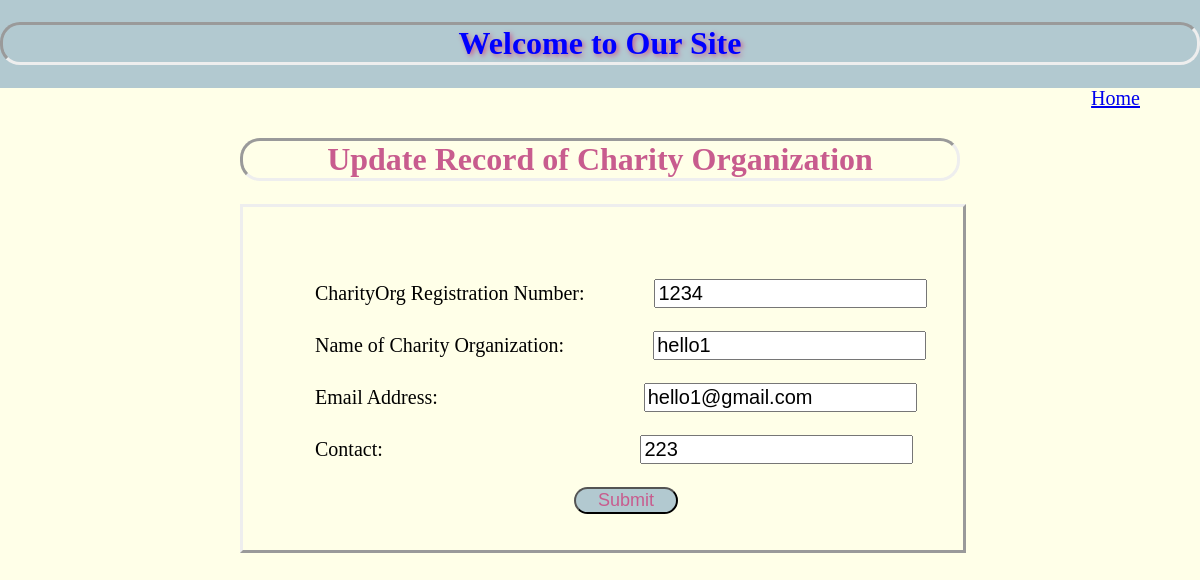
The app's page /edit/4 with its own data.
### charityorganization/models.py (models this page shows)
class Charityorg(models.Model):
    reg_number = models.CharField(max_length=7)
    name = models.CharField(max_length=70)
    email = models.CharField(max_length=40)
    contact = models.IntegerField(20)
    class Meta:
        db_table = "charityorg"

### charityorganization/views.py (the view)
# urls.py: path('edit/<int:id>',views.edit),
def edit(request,id):
    charity = Charityorg.objects.get(id=id)
    return render(request,"edit.html",{"charityorganization":charity})

### charityorganization/templates/edit.html (shortened to what this page needs)
<!DOCTYPE html>
<html lang="en">
<head>
</head>
<body>
    <div class="div1">
        <h1 style="text-shadow: 2px 2px 5px #C85C8E; color:blue; border-style: inset;border-radius: 20px;">Welcome to Our Site</h1>
        <a href="/all-charityorganization" style="float:right; font-size:20px;margin-right:5%;">Home</a>
    </div>
    <h1 style="color:#C85C8E; text-align:center; border-style: inset;border-radius: 20px; margin: 50px 20% 5px 20%;">Update Record of Charity Organization</h1>
    <br>
    <div style=" font-size:20px; width: 60%; margin-left:20%; margin-right:20%; border-style: outset;">
    <form action="/update/{{charityorganization.id}}" method="post" style="margin-left:10%; padding-top:10%; padding-bottom:5%">
        <div>
            <label style="margin-right:10%">CharityOrg Registration Number:</label>
            <input type="text" name="reg_number" value="{{charityorganization.reg_number}}">
        </div>
        <br>
        <div>
            <label style="margin-right:13%">Name of Charity Organization:</label>
            <input type="text" name="name" value="{{charityorganization.name}}">
        </div>
        <br>
        <div>
            <label style="margin-right:31%">Email Address:</label>
            <input type="text" name="email" value="{{charityorganization.email}}">
        </div>
        <br>
        <div>
            <label style="margin-right:39%">Contact:</label>
            <input type="text" name="contact" value="{{charityorganization.contact}}">
        </div>
        <br>
        <div>
            <button type="submit" style="background: rgba(0, 76, 153, 0.3); color:#C85C8E; font-size:18px;width:16%;height:18%; border-radius: 20px; margin:0% 40%; border-style: outset;">Submit</button>
        </div>
    </form>
    </div>
</body>
</html>

### charityorganization/templates/edit.html (style rules this page uses)
body { margin:0; background: #FFFFE8; }
.div1 { background: rgba(0, 76, 153, 0.3); text-align:center; margin:1; padding:1px 0px 1px 0px; }
input { font-size:20px; }

### records on screen
Charityorg: reg_number "1234", name "hello1", email "hello1@gmail.com", contact "223"
